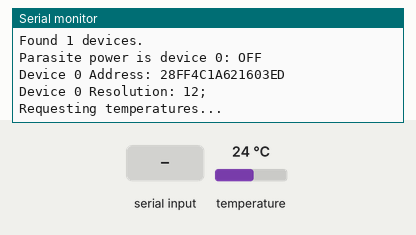
A sketch run on a simulated Arduino Uno, built with avr-gcc and run on an emulated ATmega328P. On the bench: the last lines printed to the serial monitor. The test bench sets the inputs (shaded band); at power-on: temperature 24 °C.

Above: at 1.2 s.
1.3 s: "ping;" received over Serial
At 1.94 s:
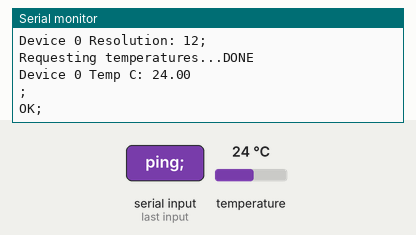
3.2 s: "sr;" received over Serial
At 4.11 s:
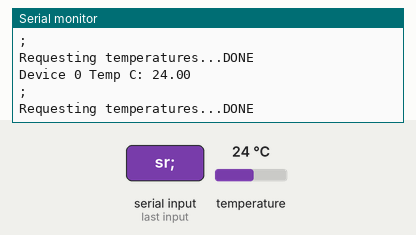
6.5 s: temperature set to 12 °C
At 7.8 s:
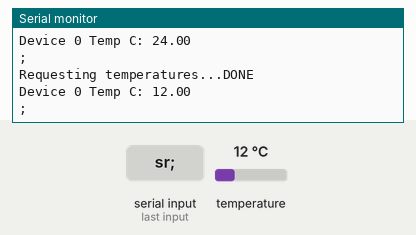
8.0 s: temperature set to 19 °C
At 10.12 s:
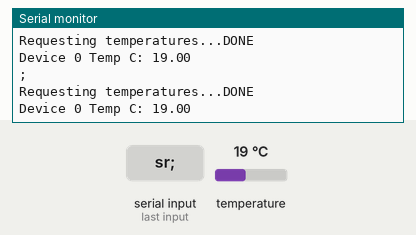
Timing chart, 0 to 10.5 s (numbered marks = the images above; inputs shaded):
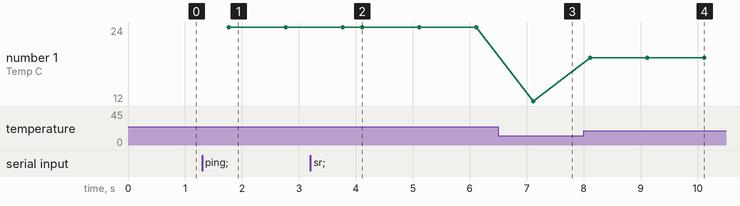

The sketch:

MicrofDallasController.ino
```cpp
// Include the libraries we need
#include <OneWire.h>
#include <DallasTemperature.h>

// Data wire is plugged into port 2 on the Arduino
#define ONE_WIRE_BUS 2

#define DefaultResolution 11

// Setup a oneWire instance to communicate with any OneWire devices (not just Maxim/Dallas temperature ICs)
OneWire oneWire(ONE_WIRE_BUS);

// Pass our oneWire reference to Dallas Temperature.
DallasTemperature sensors(&oneWire);

// arrays to hold device address
DeviceAddress insideThermometer[8];

long lastUpdateTime = 0; // Переменная для хранения времени последнего считывания с датчика
const int TEMP_UPDATE_TIME = 1000; // Определяем периодичность проверок

/*
 * Setup function. Here we do the basics
 */
void setup(void)
{
  // start serial port
  Serial.begin(115200);
  //Serial.println("Dallas Temperature Microf Control");
  sensors.begin();
  //sensors.setResolution(insideThermometer, DefaultResolution);
  printInformation();
}

int CD;

void printInformation(){
  Serial.println("Informations:");
  Serial.print("Found ");
  CD = sensors.getDeviceCount();
  Serial.print(sensors.getDeviceCount(), DEC);
  Serial.println(" devices.");

  for(int i = 0; i < CD; i++){
    // report parasite power requirements
    Serial.print("Parasite power is device "+(String)i+": ");
    if (sensors.isParasitePowerMode()) Serial.println("ON");
    else Serial.println("OFF");

    if (CD-1 == i && !sensors.getAddress(insideThermometer[i], i)) Serial.println("Unable to find address for Device "+i);

    // show the addresses we found on the bus
    Serial.print("Device "+(String)i+" Address: ");
    printAddress(insideThermometer[i]);
    Serial.println();

    Serial.print("Device "+(String)i+" Resolution: ");
    Serial.print(sensors.getResolution(insideThermometer[i]), DEC);
    //Serial.println(" bit");
  }
  Serial.println(";");
}

// function to print the temperature for a device
void printTemperature(DeviceAddress deviceAddress, int i)
{
  // method 2 - faster
  float tempC = sensors.getTempC(deviceAddress);
  Serial.print("Device "+(String)i+" Temp C: ");
  Serial.println(tempC);
  Serial.println(";");
}

void readTemperatures(){
  for(int i = 0; i < CD; i++){
    // call sensors.requestTemperatures() to issue a global temperature
    // request to all devices on the bus
    Serial.print("Requesting temperatures...");
    sensors.requestTemperatures(); // Send the command to get temperatures
    Serial.println("DONE");

    // It responds almost immediately. Let's print out the data
    printTemperature(insideThermometer[i], i); // Use a simple function to print out the data
  }
}
/*
 * Main function. It will request the tempC from the sensors and display on Serial.
 */
void loop(void)
{
  if(Serial.available() > 0){
    String read = Serial.readStringUntil(';');
    String type = read.substring(0,2);
    String data = read.substring(2);

    if(read == "ping") Serial.println("OK;");
    else if(type == "sr") for(int i = 0; i < CD; i++) sensors.setResolution(insideThermometer[i], data.toInt());
    else if(type == "pi") printInformation();
    else if(type == "pt") readTemperatures();
  }

  if (millis() - lastUpdateTime > TEMP_UPDATE_TIME)
  {
    lastUpdateTime = millis();
    readTemperatures();
  }
}

// function to print a device address
void printAddress(DeviceAddress deviceAddress)
{
  for (uint8_t i = 0; i < 8; i++)
  {
    if (deviceAddress[i] < 16) Serial.print("0");
    Serial.print(deviceAddress[i], HEX);
  }
}
```

Measured:
- after the input at 1.3 s, the serial monitor: prints a new line after 0.47 s (image 1)
- after the input at 3.2 s, the serial monitor: prints a new line after 0.81 s (image 2)
- after the input at 6.5 s, the serial monitor: prints a new line after 0.62 s (image 3)
- after the input at 8.0 s, the serial monitor: prints a new line after 0.12 s (image 4)
- plotted number 1: 24 → 12 after the input at 6.5 s, 12 → 19 after the input at 8.0 s
